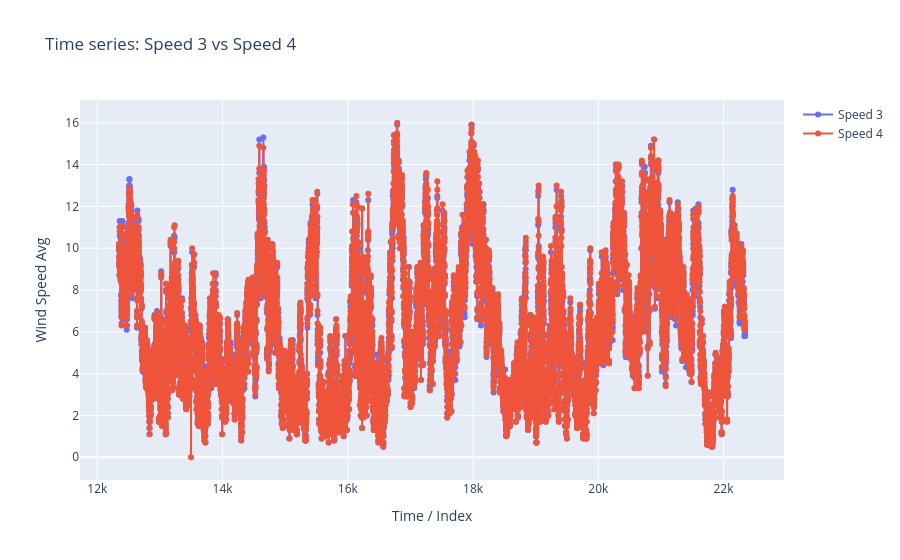

The notebook cell this image was saved under:
### Code cell
fig = go.Figure()

fig.add_trace(
    go.Scatter(
        x=file_0.index[12345:22345],
        y=file_0["wind_speed_3_avg"][12345:22345],
        mode="lines+markers",
        name="Speed 3"
    )
)

fig.add_trace(
    go.Scatter(
        x=file_0.index[12345:22345],
        y=file_0["wind_speed_4_avg"][12345:22345],
        mode="lines+markers",
        name="Speed 4"
    )
)

fig.update_layout(
    xaxis_title="Time / Index",
    yaxis_title="Wind Speed Avg",
    title="Time series: Speed 3 vs Speed 4"
)

save_analysis("Time series_Speed 3 vs Speed 4",fig)
fig.show()

### Figure 1 — Plotly figure (JSON) as saved in the notebook; plotly's stock layout.template omitted (floating-point values rounded to 4 significant figures; data arrays with more than 128 entries replaced by an {"elided": "..."} marker saying what was removed)
{"data": [{"mode": "lines+markers", "name": "Speed 3", "type": "scatter", "x": {"elided": "10000 int values"}, "y": {"elided": "10000 float values"}}, {"mode": "lines+markers", "name": "Speed 4", "type": "scatter", "x": {"elided": "10000 int values"}, "y": {"elided": "10000 float values"}}], "layout": {"title": {"text": "Time series: Speed 3 vs Speed 4"}, "xaxis": {"title": {"text": "Time / Index"}}, "yaxis": {"title": {"text": "Wind Speed Avg"}}}}
